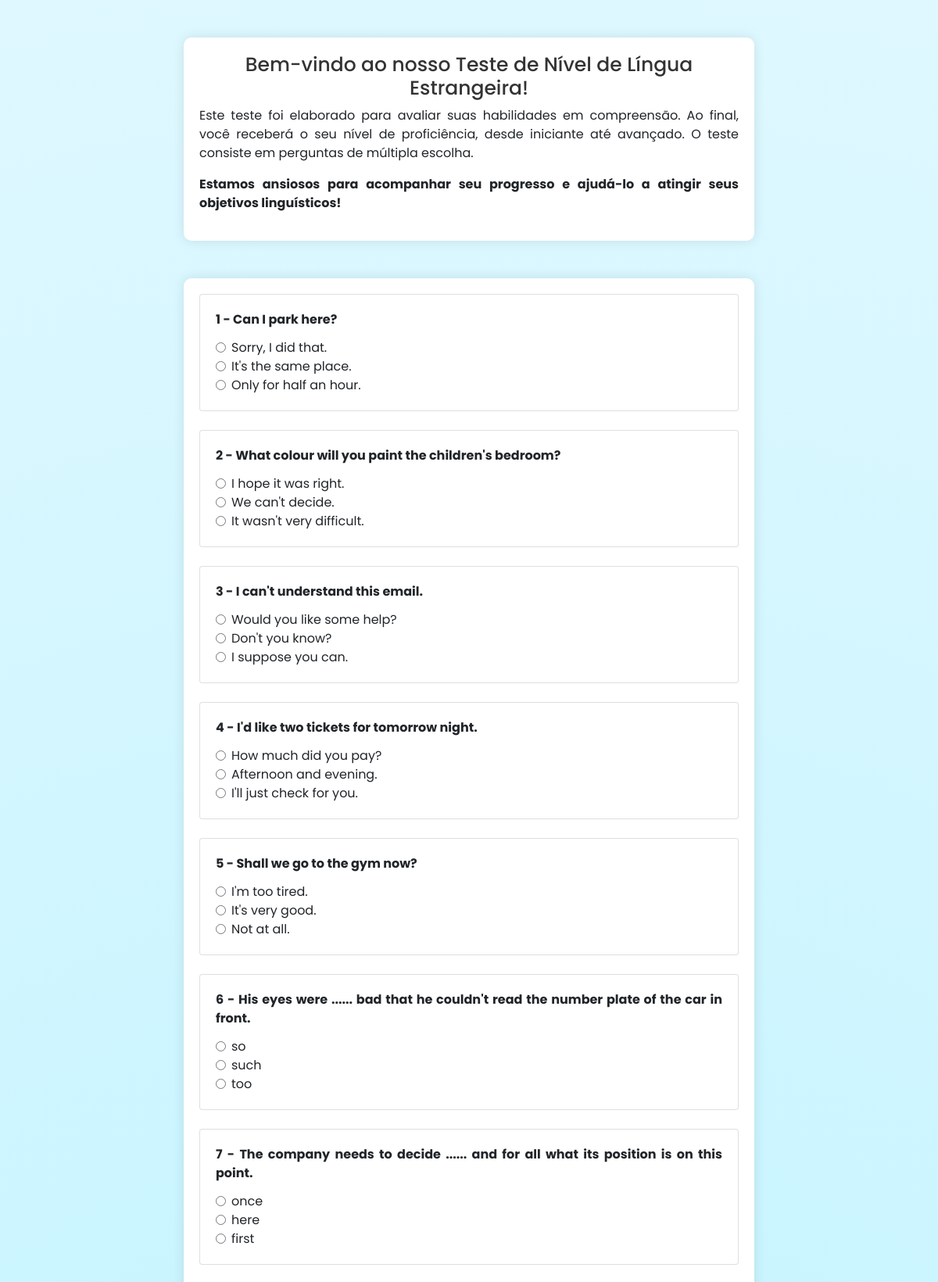
Page /view/quiz.php (upper part) on the committed database.
### tables this page shows
CREATE TABLE `perguntas` (
  `id` int(11) NOT NULL,
  `pergunta` varchar(500) NOT NULL
);

CREATE TABLE `respostas` (
  `id` int(11) NOT NULL,
  `id_pergunta` int(11) NOT NULL,
  `resposta` varchar(250) NOT NULL,
  `correta` tinyint(1) NOT NULL
);

### config/Connection.php (called while the page is built, shortened)
<?php
class Connection {
    private $host = '144.217.39.54';
    private $username = 'hostdeprojetos';
    private $password = 'ifspgru@2022';
    private $database = 'hostdeprojetos_tess';
    public function connection() {
        $con = new mysqli($this->host, $this->username, $this->password, $this->database);
        return $con;
    }
}

### model/PerguntaDAO.php (called while the page is built)
<?php
class PerguntaDAO {
    public function buscaPerguntas(Connection $con) {
        $query = 'SELECT * FROM `perguntas`';
        return mysqli_query($con->connection(), $query);
    }
}

### class/Pergunta.php (called while the page is built, shortened)
<?php
class Pergunta {
    private $id;
    private $pergunta;
    public function __construct($id, $pergunta) {
        $this->id = $id;
        $this->pergunta = $pergunta;
    }
    public function getId() {
        return $this->id;
    }
    public function getPergunta() {
        return $this->pergunta;
    }
}

### model/RespostaDAO.php (called while the page is built)
<?php
class RespostaDAO {
    public function buscaRespostas(Connection $con, Pergunta $pergunta) {
        $query = 'SELECT * FROM `respostas` WHERE `id_pergunta` = "'.$pergunta->getId().'"';
        return mysqli_query($con->connection(), $query);
    }
}

### class/Resposta.php (called while the page is built, shortened)
<?php
class Resposta {
    private $id;
    private $resposta;
    private $correta;
    public function __construct($id, $id_pergunta, $resposta, $correta) {
        $this->id = $id;
        $this->resposta = $resposta;
        $this->correta = $correta;
    }
    public function getId() {
        return $this->id;
    }
    public function getResposta() {
        return $this->resposta;
    }
    public function getCorreta() {
        return $this->correta;
    }
}

### controllers/QuizController.php (the view, shortened to what this page needs)
<?php
require_once('../class/Pergunta.php');
require_once('../model/PerguntaDAO.php');
require_once('../class/Resposta.php');
require_once('../model/RespostaDAO.php');
require_once('../class/Quiz.php');
require_once('../config/Connection.php');
class QuizController {
    public function geraQuiz() {
        $conexao = new Connection();
        $perguntaDAO = new PerguntaDAO();
        $respostaDAO = new RespostaDAO();
        $resultado_perguntas = $perguntaDAO->buscaPerguntas($conexao);
        $cont = 1;
        if($resultado_perguntas->num_rows > 0) {
            while ($dado_pergunta = $resultado_perguntas->fetch_assoc()) {
                $pergunta = new Pergunta($dado_pergunta['id'], $dado_pergunta['pergunta']);
                echo '<div class="card mb-4">';
                echo '    <div class="card-body">';
                echo '        <p class="card-title"><strong>'.$cont.' - '.$pergunta->getPergunta().'</strong></p>';
                $resultado_respostas = $respostaDAO->buscaRespostas($conexao, $pergunta);
                if($resultado_respostas->num_rows > 0) {
                    while ($dado_resposta = $resultado_respostas->fetch_assoc()) {
                        $resposta = new Resposta($dado_resposta['id'], $dado_resposta['id_pergunta'], $dado_resposta['resposta'], $dado_resposta['correta']);
                        echo '<div class="form-check">';
                        echo '    <input class="form-check-input" type="radio" id="'.$resposta->getId().'" name="pergunta'.$pergunta->getId().'" value="'.$resposta->getCorreta().'" required>';
                        echo '    <label class="form-check-label" for="'.$resposta->getId().'">'.$resposta->getResposta().'</label>';
                        echo '</div>';
                    }
                    echo '    </div>';
                    echo '</div>';
                }
                $cont++;
            }
        }
    }
}

### view/quiz.php (shortened to what this page needs)
<?php
    require_once('../controllers/QuizController.php');
    $quizController = new QuizController();
?>
<!DOCTYPE html>
<html lang="pt-br">
<head>
    <link href="https://stackpath.bootstrapcdn.com/bootstrap/4.5.2/css/bootstrap.min.css" rel="stylesheet">
    <link rel="stylesheet" href="../src/style/style4.css">
    <link rel="stylesheet" href="https://unpkg.com/boxicons@latest/css/boxicons.min.css" />
</head>
<body>
    <div class="container mt-5">
        <div class="row">
            <div class="col-md-8 offset-md-2">
                <div class="exercise-box">
                    <h4>Bem-vindo ao nosso Teste de Nível de Língua Estrangeira!</h4>
                    <p>Este teste foi elaborado para avaliar suas habilidades em compreensão.
                        Ao final, você receberá o seu nível de proficiência, desde iniciante até avançado.
                        O teste consiste em perguntas de múltipla escolha.</p>
                    <p style="font-weight: bold";>Estamos ansiosos para acompanhar seu progresso e ajudá-lo a atingir seus objetivos linguísticos!</p>
                </div>
            </div>
        </div>
    </div>
    <div class="container mt-5">
        <div class="row">
            <div class="col-md-8 offset-md-2">
                <div class="exercise-box">
                    <form action="../config/quiz_handler.php" method="POST">
                        <?= $quizController->geraQuiz(); ?>
                    </form>
                </div>
            </div>
        </div>
    </div>
</body>
</html>

### src/style/style4.css (style rules this page uses)
* { font-family: "Poppins", sans-serif; }
body { background: radial-gradient(circle, rgba(190,243,255,1) 0%, rgba(223,248,255,1) 100%); font-family: Arial, sans-serif; }
.exercise-box { background-color: #ffffff; padding: 20px; border-radius: 10px; box-shadow: 0px 0px 15px rgba(0, 0, 0, 0.1); }
h4 { color: #333; text-align: center; font-size: 25px; }
p { text-align: justify; font-size: 16px; }

### rows in the picture
perguntas: pergunta "Can I park here?"
respostas: resposta "Sorry, I did that."
respostas: resposta "It's the same place."
respostas: resposta "Only for half an hour."
perguntas: pergunta "What colour will you paint the children's bedroom?"
respostas: resposta "I hope it was right."
respostas: resposta "We can't decide."
respostas: resposta "It wasn't very difficult."
perguntas: pergunta "I can't understand this email."
respostas: resposta "Would you like some help?"
respostas: resposta "Don't you know?"
respostas: resposta "I suppose you can."
perguntas: pergunta "I'd like two tickets for tomorrow night."
respostas: resposta "How much did you pay?"
respostas: resposta "Afternoon and evening."
respostas: resposta "I'll just check for you."
perguntas: pergunta "Shall we go to the gym now?"
respostas: resposta "I'm too tired."
respostas: resposta "It's very good."
respostas: resposta "Not at all."
perguntas: pergunta "His eyes were ...... bad that he couldn't read the number plate of the car in front."
respostas: resposta "so"
respostas: resposta "such"
respostas: resposta "too"
perguntas: pergunta "The company needs to decide ...... and for all what its position is on this point."
respostas: resposta "once"
respostas: resposta "here"
respostas: resposta "first"
